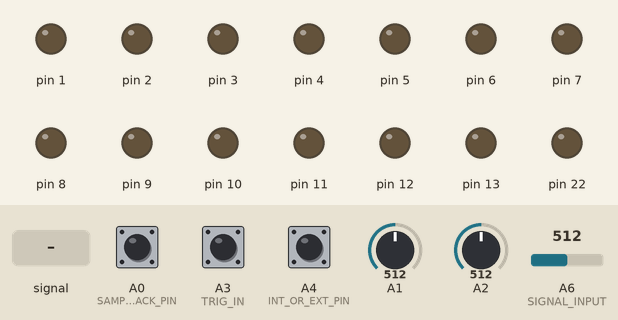
This program was run on a simulated Arduino Nano, built with avr-gcc and run on an emulated ATmega328P. Shown: output pins drawn as LEDs (lit = HIGH). Dashed ring = blinking. The test bench sets the inputs (shaded band); at power-on: A0 (SAMPLE_OR_TRACK_PIN) HIGH, A3 (TRIG_IN) HIGH, A1 = 512, A2 = 512, A4 (INT_OR_EXT_PIN) HIGH, A6 (SIGNAL_INPUT) = 512. Random numbers use the default seed unless the program sets one; EEPROM starts erased; pins used as bus, display or sensor lines are not drawn.

Above: at 2.8 s.
2.9 s: A0 (SAMPLE_OR_TRACK_PIN) pulled LOW for 0.15 s
At 3.7 s:
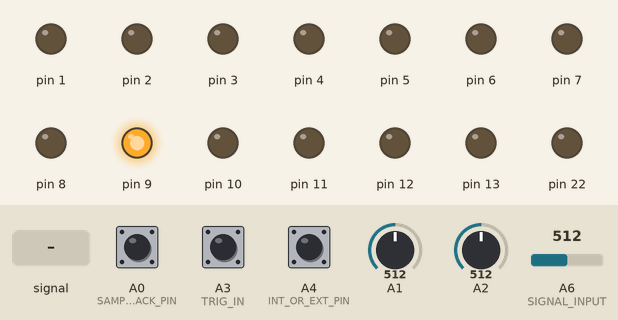
4.5 s: A3 (TRIG_IN) pulled LOW for 3.2 s
At 8.6 s:
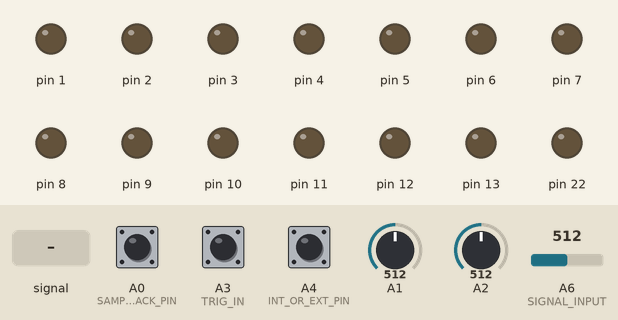
9.2 s: A3 (TRIG_IN) pulled LOW for 0.15 s
At 10.28 s:
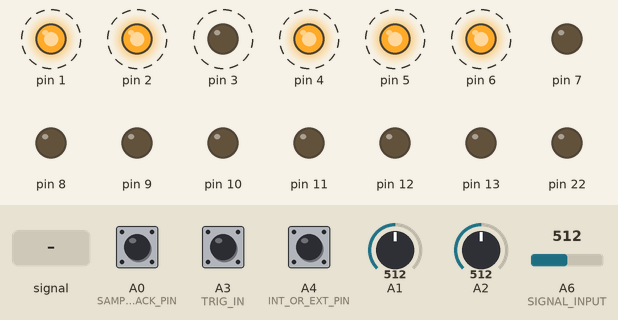
12.2 s: A1 set to 900
15.2 s: A6 (SIGNAL_INPUT) fed a 200 Hz sine of ±81 counts around its level
18.2 s: A1 set to 1023
At 19.0 s:
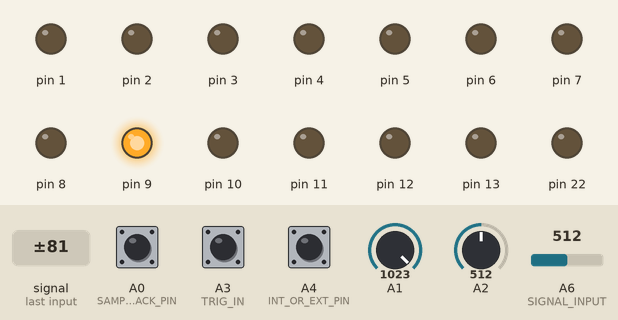
Timing chart, 0 to 20.8 s (numbered marks = the images above; inputs shaded):
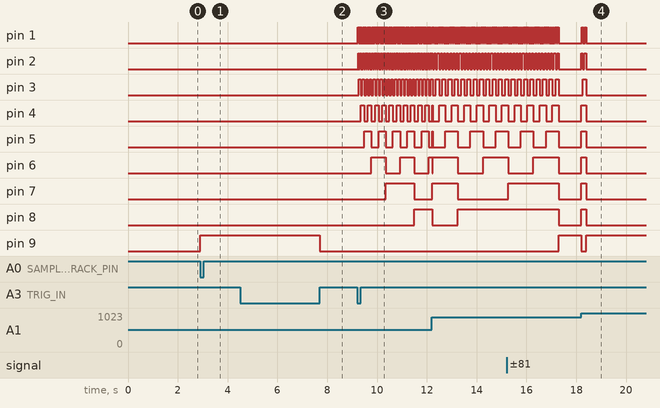

Measured:
- after the input at 2.9 s, pin 9: LOW → HIGH at once
- after the input at 4.5 s, pin 9: HIGH → LOW after 3.2 s
- after the input at 9.2 s, pin 1: alternates HIGH for 0.02 s and LOW for 0.02 s, starting at once; pin 2: alternates HIGH for 0.04 s and LOW for 0.04 s, starting at once
- after the input at 18.2 s, pin 1: alternates HIGH for 0.04 s and LOW for 0.04 s, 6 changes in all, then stays LOW, starting at once; pin 2: alternates HIGH for 0.06 s and LOW for 0.07 s, 4 changes in all, then stays LOW, starting at once

The program:

main.cpp
```cpp
#include <Arduino.h>


// Original code: Modular in a Week, 2024, 2025/
// See https://github.com/SourceryOne/Arduino-Sample-and-Hold

/* JS Bouten 2025-03-05
   De functionaliteit waar ik op ben uitgekomen wijkt af van die die Kristian had geimplementeerd.
   Ik heb dus de gesuggereerde functies niet toegevoegd.

   Met random als ingangssignaal, dus schakelaar in bovenste stand,
   kun je met de knoppen de hoogte van het signaal kiezen. Dit levert dus een
   offset op met een bepaalde amplitude. In de slide mode, regelt de MAX knop
   hoe gladjes de transitities zijn. Van stapjes naar glijden, in andere woorden.
   De MIN knop regelt dat voor het dalen van de transisties.

   Met een extern bipolair signaal in normal mode kun je met de MIN en MAX draaiknop de amplitude en offset vh signaal instellen.

   Met een extern bipolair signaal in slide mode bepaalt de MAX knop de daalsnelheid tussen de stappen.
   De MIN-knop bepaalt de stijgsnelheid tussen de stappen

   N.b. er wordt geen info op de tty-uitgang gezet. Maar omdat bij de
   realisatie van de R2R DAC ook D0 en D1 zijn gebruikt, lijkt er wel output te zijn,
   maar dat zijn de bits 0 en 1 van het gegenereerde signaal.

   2025-06-04 - alle constanten in kapitalen gezet, het gebruik ervan via parameterlijsten geregeld om zij-effecten te voorkomen
                en de code beter leesbaar te maken.
*/

#define USE_EEPROM

#ifdef USE_EEPROM
    #include <EEPROM.h> // Include EEPROM library for saving selected function
    const byte eepromAddress = 0;
    // The place in the eeprom to save the selectedFunction, if changing too often (100000+ times)
    // then change this adress because that address might have been worned out ;)
    // variables to read selected from start from EEPROM!
    byte modeFromEEPROM;    //to make sure we dont write to eeprom too often.
#endif

//constants edit for functionality:
const int cyclesBetweenReadPots = 50; // How often the pots max and min should be checked, and intorext switch.

// Timing constants (in milliseconds)
const unsigned long holdTime1 = 3000; // Time in milli seconds. This is the duration needed to press down the hold button to alternate between modes.


// Define the pin numbers
const int TRIG_IN = A3;      // Pin connected to the button and the trig in jack
const int TRIG_LED = A5;     // Pin connected to the LED.
const int SIGNAL_INPUT = A6; // Input signal to sample or track.
const int SAMPLE_OR_TRACK_PIN = A0; //switch between 5v and GND to decide sample or track.
const int INT_OR_EXT_PIN = A4;

#define NORMAL_MODE 0
#define SLIDE_MODE 1
#define INITIAL_MODE NORMAL_MODE

byte mode = INITIAL_MODE;

// Variables for sample and slide.
unsigned long lastPulseTime = 0; // Stores the time of the last trigger pulse.
unsigned long pulseInterval = 1000; // Default interval between pulses (ms).
int currentValue = 0;  // Current output value that gradually changes.
int targetValue = 0;   // Target value that the output slides towards.
int lastTrigState = 0; //checking if the trig is active or not.
unsigned long currentTime = millis();
int lastValue; //last value for the slide to slide FROM.
float slideFactor = 1.0;        // Factor controlling slide duration (0.0 to 1.0)

// Simple function to blink an LED a specified number of times
void blinkLED(int blinkCount) {
    for (int i = 0; i < 2 * blinkCount; i++) {
        digitalWrite(TRIG_LED, HIGH); // Turn the LED on.
        delay(1000);                  // Wait 250ms.
        digitalWrite(TRIG_LED, LOW);  // Turn the LED off.
        delay(1000);                  // Wait 250ms.
    }
}

byte getMode(byte currentMode) {
    static unsigned long startTime = 0;  // Use static variable to retain state.
    static bool buttonPressed = false;   // Use static variable to track button state.

    // The level of the trigIn is the inverse of the input hold signal.
    if (digitalRead(TRIG_IN) == LOW) {
        if (!buttonPressed) {  // Button press detected (LOW to HIGH transition)
            // Reset the start time, whenever the button is pressed the "first" time
            // while the input is low.
            startTime = millis();
            buttonPressed = true;
        }

        if (millis() - startTime > holdTime1) {
            // Button held for more than 3 seconds.
            // will alternate between modes.
            switch(currentMode) {
                case NORMAL_MODE:
                    currentMode = SLIDE_MODE;
                break;
                case SLIDE_MODE:
                    currentMode = NORMAL_MODE;
                break;
            }
            digitalWrite(TRIG_LED, LOW);
            buttonPressed = false;
            //startTime = millis();
        }
    } else {
      buttonPressed = false;  // Button released (HIGH to LOW transition).
      digitalWrite(TRIG_LED, LOW);
      #ifdef USE_EEPROM
        if (currentMode != modeFromEEPROM) {
            EEPROM.write(eepromAddress, currentMode);
            modeFromEEPROM = currentMode;
        }
      #endif
    }
    return(currentMode);
}

byte doNormalMode(unsigned int sampleValue, byte currentMode) {
    // The level of the trigIn is the inverse of the input hold signal.
    if (digitalRead(TRIG_IN) == LOW) {
        // We have a trig! Lets lock the sample value and send it.
        // light up the trigLed! We have a trig!
        digitalWrite(TRIG_LED, HIGH);

        // Send the sample to the DAC
        PORTD = lowByte(sampleValue);
        PORTB = highByte(sampleValue);

        while (digitalRead(TRIG_IN) == LOW) {
            currentMode = getMode(currentMode);
        }
    } else { // if trigIn
        //================= NO TRIG ================
        // There is no trig...
        digitalWrite(TRIG_LED, LOW); // No more trig...
        if (digitalRead(SAMPLE_OR_TRACK_PIN) == LOW) {
            //============= TRACKMODE ==============
            // Set the 10 pins that together output the input signal directly.
            // This could be an external signal or a sample from the noise source.
            // I.e. send the sample to the DAC.
            PORTD = lowByte(sampleValue);
            PORTB = highByte(sampleValue);
        }
    }
    return(currentMode);
}

// Smoothly slide from lastValue to targetValue
void slideToTarget(unsigned long currentTime, unsigned long pulseInterval, int &currentValue,
                   int targetValue, int lastValue, float slideFactor, unsigned long lastPulseTime) {
  if (pulseInterval == 0) return; // Avoid division by zero.

  // Calculate the progress as a fraction of pulseInterval, adjusted by slideFactor.
  unsigned long elapsedTime = currentTime - lastPulseTime;
  float progress = float(elapsedTime) / (pulseInterval * slideFactor);

  if (progress >= 1.0 || slideFactor == 0.0) {
    currentValue = targetValue; // Instantly jump to target if slideFactor is 0.
  } else {
    currentValue = lastValue + (targetValue - lastValue) * progress;
  }
}

// Slide from sampled level to sampled level. High pot determines smoothness or transitions.
byte doSlideMode(int highCut, int lowCut, unsigned int sampleValue, byte currentMode, unsigned long &pulseInterval,
                 int &lastTrigState, int &currentValue, int &targetValue, int &lastValue, float slideFactor,
                 unsigned long &lastPulseTime) {
    // Active TRIG IN, read the time and values for slide.
    unsigned long currentTime = millis(); // Ensure currentTime is declared and updated at the start.

    // The level of the trigIn is the inverse of the input hold signal.
    if (digitalRead(TRIG_IN) == LOW) {
        // We have a trig! Lock the sample value and send it.
        digitalWrite(TRIG_LED, HIGH); // Light up the trig LED

        if (lastTrigState == 0) { // Check the previous state
            lastValue = currentValue;
            //currentValue = sample;                // Lock the new sample value.
            targetValue = sampleValue;
            pulseInterval = currentTime - lastPulseTime; // Update pulse interval.
            lastPulseTime = currentTime;          // Update last pulse time.
        }
        lastTrigState = 1; // Set the current trigger state.
    } else { // TrigIn is HIGH (not active).
        digitalWrite(TRIG_LED, LOW);
        lastTrigState = 0; // Reset the trigger state.
    }

    if (lastValue < targetValue) {
        slideFactor = float(lowCut) / 1023.0; // Map potentiometer value to 0.0 - 1.0
    } else {
        slideFactor = float(highCut) / 1023.0; // Map potentiometer value to 0.0 - 1.0
    }


    slideToTarget(currentTime, pulseInterval, currentValue,
                  targetValue, lastValue, slideFactor, lastPulseTime); // Sets currentValue. Smoothly transition to the next value

    // Output the current value as a PWM signal on the analog output pin.
    // N.b. er wordt geen info op de tty-uitgang gezet. Maar omdat bij de
    // realisatie van de R2R DAC ook D0 en D1 zijn gebruikt, lijkt er wel output te zijn,
    // maar dat zijn de bits 0 en 1 van het gegenereerde signaal.
    PORTD = lowByte(currentValue);
    PORTB = highByte(currentValue);

    // Check to see if we go into an alternate function.
   return(getMode(currentMode));
}

#define DELAY_TIME 100

void ledTest() {
    for (byte i = 0; i < 8; i++) {
        digitalWrite(TRIG_LED, HIGH);
        delay(DELAY_TIME);
        digitalWrite(TRIG_LED, LOW);
        delay(DELAY_TIME);
    }
}

void setup() {
    // Set the appropriate pins as output for port manipulation.
    DDRD = 0b11111111;
    DDRB = 0b11111111;
    pinMode(SAMPLE_OR_TRACK_PIN, INPUT_PULLUP);
    pinMode(INT_OR_EXT_PIN, INPUT_PULLUP);
    pinMode(TRIG_IN, INPUT_PULLUP);

    ledTest();

    #ifdef USE_EEPROM
        mode = EEPROM.read(0);
    #else
        mode = INITIAL_MODE;
    #endif
    #ifdef USE_EEPROM
        modeFromEEPROM = mode; // To make sure we dont write to eeprom without needing to.
        if (mode < NORMAL_MODE || mode > SLIDE_MODE) {
            mode = NORMAL_MODE;
        }
    #endif
}

void loop() {
    static int highCut = 1023;
    static int lowCut = 0;
    static int intOrExt = INITIAL_MODE; // If we are reading from input or using internal noise source 0=internal, 1=external
    unsigned int sample;
    unsigned int mappedSample;
    static int timeToReadPots = 0; // Only reads the low and high pots once every 50 cycles.

    // Check the pots for value range
    if (timeToReadPots >= cyclesBetweenReadPots) {
        lowCut   = analogRead(A1);
        highCut  = analogRead(A2);
        intOrExt = digitalRead(INT_OR_EXT_PIN);
        timeToReadPots = 0;
    } else {
        timeToReadPots++;
    }

    // Getting a new sample and preprocessing it.
    // The sample upper and lower limits are set using the 2 potentiometer values.
    // We do this in normal mode and in slide mode.
    if (intOrExt == HIGH) {
        // Using external signal.
        // map(value, fromLow, fromHigh, toLow, toHigh)
        sample = (unsigned int) analogRead(SIGNAL_INPUT);
        switch(mode) {
            case NORMAL_MODE:
                mappedSample = (unsigned int) map(sample, 0, 1023, lowCut, highCut);
                mode = doNormalMode(mappedSample, mode);
                break;
            case SLIDE_MODE:
                // We do not scale or offset. This can be done with OFFSET-O-Matic.
                // The MAX pot sets the slide time, the MIN plot does nothing.
                mode = doSlideMode(highCut, lowCut, sample, mode, pulseInterval, lastTrigState,
                                   currentValue, targetValue, lastValue, slideFactor, lastPulseTime);
                break;
        }
    } else {
        // Using internal noise source.
        // In slide mode the amount of sliding is always the same.
        switch(mode) {
            case NORMAL_MODE:
                // We scale the signal according to the pots.
                sample = (unsigned int) random(lowCut, highCut);
                mode = doNormalMode(sample, mode);
            break;
            case SLIDE_MODE:
                sample = (unsigned int) random(0, 1023);
                // We do not scale the signal but use the pots to set the slide speed.
                slideFactor = float(highCut) / 1023.0; // Map potentiometer value to 0.0 - 1.0
                mode = doSlideMode(highCut, lowCut, sample, mode, pulseInterval, lastTrigState,
                                   currentValue, targetValue, lastValue, slideFactor, lastPulseTime);
            break;
        }
    }
}
```
